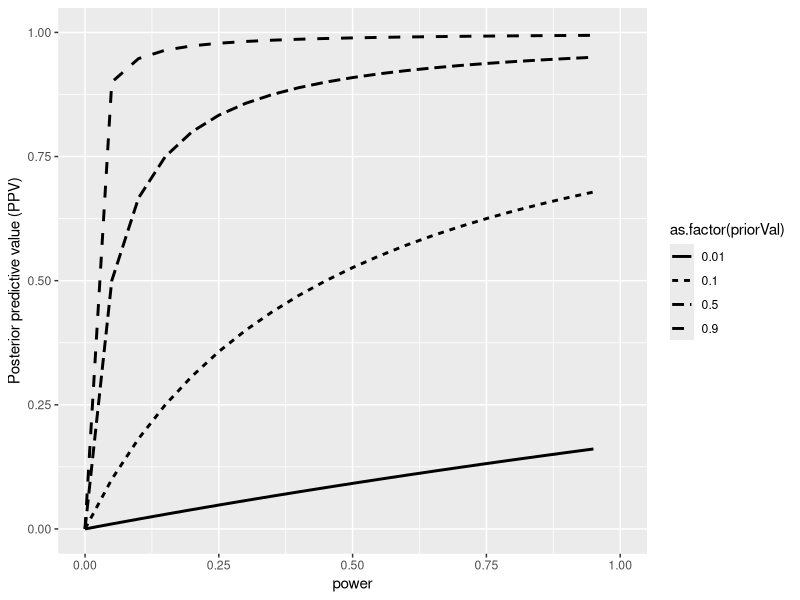

Write the R code that produced this figure.
## ---- chunk 1
library(tidyverse)
library(ggplot2)
library(cowplot)

set.seed(123456) # set random seed to exactly replicate results

# setup colorblind palette
# from http://www.cookbook-r.com/Graphs/Colors_(ggplot2)/#a-colorblind-friendly-palette
# The palette with grey:
cbPalette <- c("#999999", "#E69F00", "#56B4E9", "#009E73", "#F0E442", "#0072B2", "#D55E00", "#CC79A7")

## ---- chunk 2

alpha=0.05  # false positive rate
beta = seq(1.,0.05,-0.05)  # false negative rate
powerVals = 1-beta
priorVals=c(.01,0.1,0.5,0.9)

nstudies=100

df=data.frame(power=rep(powerVals,length(priorVals))) %>%
  mutate(priorVal=kronecker(priorVals,rep(1,length(powerVals))),
         alpha=alpha)


# Positive Predictive Value (PPV) - the likelihood that a positive finding is true
PPV = function(df) {
  df$PPV = (df$power*df$priorVal)/(df$power*df$priorVal + df$alpha*(1-df$priorVal))
  return(df)
}

df=PPV(df)
ggplot(df,aes(power,PPV,linetype=as.factor(priorVal))) + 
  geom_line(size=1) + 
  ylim(0,1) +
  xlim(0,1) +
  ylab('Posterior predictive value (PPV)')

